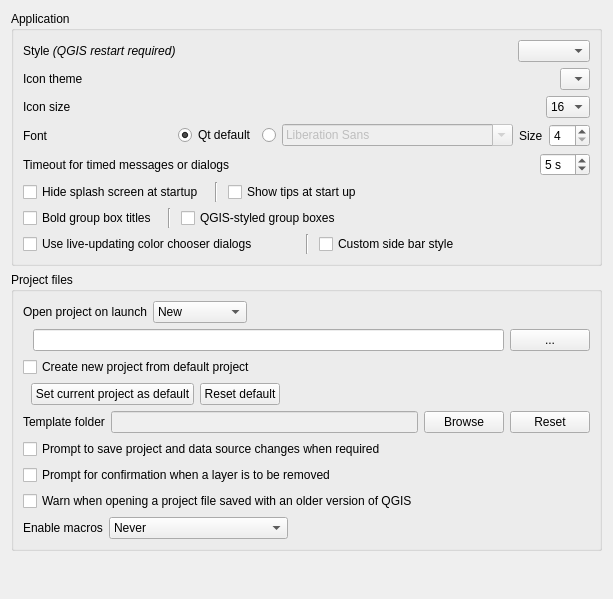
             <widget class="QWidget" name="mOptionsScrollAreaContents_01">
              <property name="geometry">
               <rect>
                <x>0</x>
                <y>0</y>
                <width>613</width>
                <height>599</height>
               </rect>
              </property>
              <layout class="QVBoxLayout" name="verticalLayout_28">
               <item>
                <widget class="QgsCollapsibleGroupBox" name="groupBox">
                 <property name="title">
                  <string>Application</string>
                 </property>
                 <layout class="QVBoxLayout" name="verticalLayout_2">
                  <item>
                   <layout class="QHBoxLayout" name="horizontalLayout_9">
                    <property name="topMargin">
                     <number>0</number>
                    </property>
                    <item>
                     <widget class="QLabel" name="label_18">
                      <property name="text">
                       <string>Style &lt;i&gt;(QGIS restart required)&lt;/i&gt;</string>
                      </property>
                     </widget>
                    </item>
                    <item>
                     <spacer name="horizontalSpacer_7">
                      <property name="orientation">
                       <enum>Qt::Horizontal</enum>
                      </property>
                      <property name="sizeHint" stdset="0">
                       <size>
                        <width>40</width>
                        <height>20</height>
                       </size>
                      </property>
                     </spacer>
                    </item>
                    <item>
                     <widget class="QComboBox" name="cmbStyle"/>
                    </item>
                   </layout>
                  </item>
                  <item>
                   <layout class="QHBoxLayout" name="horizontalLayout_3">
                    <item>
                     <widget class="QLabel" name="textLabel1_4">
                      <property name="sizePolicy">
                       <sizepolicy hsizetype="Fixed" vsizetype="Fixed">
                        <horstretch>0</horstretch>
                        <verstretch>0</verstretch>
                       </sizepolicy>
                      </property>
                      <property name="text">
                       <string>Icon theme</string>
                      </property>
                     </widget>
                    </item>
                    <item>
                     <spacer name="horizontalSpacer_2">
                      <property name="orientation">
                       <enum>Qt::Horizontal</enum>
                      </property>
                      <property name="sizeHint" stdset="0">
                       <size>
                        <width>40</width>
                        <height>20</height>
                       </size>
                      </property>
                     </spacer>
                    </item>
                    <item>
                     <widget class="QComboBox" name="cmbTheme">
                      <property name="duplicatesEnabled">
                       <bool>false</bool>
                      </property>
                      <item>
                       <property name="text">
                        <string/>
                       </property>
                      </item>
                     </widget>
                    </item>
                   </layout>
                  </item>
                  <item>
                   <layout class="QHBoxLayout" name="horizontalLayout_7">
                    <item>
                     <widget class="QLabel" name="textLabel1_5">
                      <property name="sizePolicy">
                       <sizepolicy hsizetype="Fixed" vsizetype="Fixed">
                        <horstretch>0</horstretch>
                        <verstretch>0</verstretch>
                       </sizepolicy>
                      </property>
                      <property name="text">
                       <string>Icon size</string>
                      </property>
                     </widget>
                    </item>
                    <item>
                     <spacer name="horizontalSpacer_5">
                      <property name="orientation">
                       <enum>Qt::Horizontal</enum>
                      </property>
                      <property name="sizeHint" stdset="0">
                       <size>
                        <width>40</width>
                        <height>20</height>
                       </size>
                      </property>
                     </spacer>
                    </item>
                    <item>
                     <widget class="QComboBox" name="cmbIconSize">
                      <property name="duplicatesEnabled">
                       <bool>false</bool>
                      </property>
                      <item>
                       <property name="text">
                        <string>16</string>
                       </property>
                      </item>
                      <item>
                       <property name="text">
                        <string>24</string>
                       </property>
                      </item>
                      <item>
                       <property name="text">
                        <string>32</string>
                       </property>
                      </item>
                      <item>
                       <property name="text">
                        <string>48</string>
                       </property>
                      </item>
                      <item>
                       <property name="text">
                        <string>64</string>
                       </property>
                      </item>
                     </widget>
                    </item>
                   </layout>
                  </item>
                  <item>
                   <layout class="QHBoxLayout" name="horizontalLayout_27">
                    <item>
                     <widget class="QLabel" name="label_43">
                      <property name="text">
                       <string>Font</string>
                      </property>
                     </widget>
                    </item>
                    <item>
                     <widget class="QRadioButton" name="mFontFamilyRadioQt">
                      <property name="sizePolicy">
                       <sizepolicy hsizetype="Maximum" vsizetype="Fixed">
                        <horstretch>0</horstretch>
                        <verstretch>0</verstretch>
                       </sizepolicy>
                      </property>
                      <property name="text">
                       <string>Qt default</string>
                      </property>
                      <property name="checked">
                       <bool>true</bool>
                      </property>
                     </widget>
                    </item>
                    <item>
                     <widget class="QRadioButton" name="mFontFamilyRadioCustom">
                      <property name="sizePolicy">
                       <sizepolicy hsizetype="Maximum" vsizetype="Fixed">
                        <horstretch>0</horstretch>
                        <verstretch>0</verstretch>
                       </sizepolicy>
                      </property>
                      <property name="text">
                       <string/>
                      </property>
                     </widget>
                    </item>
                    <item>
                     <widget class="QFontComboBox" name="mFontFamilyComboBox">
                      <property name="enabled">
                       <bool>false</bool>
                      </property>
                     </widget>
                    </item>
                    <item>
                     <widget class="QLabel" name="label_20">
                      <property name="sizePolicy">
                       <sizepolicy hsizetype="Maximum" vsizetype="Preferred">
                        <horstretch>0</horstretch>
                        <verstretch>0</verstretch>
                       </sizepolicy>
                      </property>
                      <property name="text">
                       <string>Size</string>
                      </property>
                     </widget>
                    </item>
                    <item>
                     <widget class="QSpinBox" name="spinFontSize">
                      <property name="sizePolicy">
                       <sizepolicy hsizetype="Maximum" vsizetype="Fixed">
                        <horstretch>0</horstretch>
                        <verstretch>0</verstretch>
                       </sizepolicy>
                      </property>
                      <property name="minimum">
                       <number>4</number>
                      </property>
                     </widget>
                    </item>
                   </layout>
                  </item>
                  <item>
                   <layout class="QHBoxLayout" name="horizontalLayout_28">
                    <item>
                     <widget class="QLabel" name="mMessageTimeoutLabel">
                      <property name="sizePolicy">
                       <sizepolicy hsizetype="Maximum" vsizetype="Preferred">
                        <horstretch>0</horstretch>
                        <verstretch>0</verstretch>
                       </sizepolicy>
                      </property>
                      <property name="text">
                       <string>Timeout for timed messages or dialogs</string>
                      </property>
                     </widget>
                    </item>
                    <item>
                     <spacer name="horizontalSpacer_13">
                      <property name="orientation">
                       <enum>Qt::Horizontal</enum>
                      </property>
                      <property name="sizeHint" stdset="0">
                       <size>
                        <width>40</width>
                        <height>20</height>
                       </size>
                      </property>
                     </spacer>
                    </item>
                    <item>
                     <widget class="QSpinBox" name="mMessageTimeoutSpnBx">
                      <property name="suffix">
                       <string> s</string>
                      </property>
                      <property name="minimum">
                       <number>2</number>
                      </property>
                      <property name="maximum">
                       <number>20</number>
                      </property>
                      <property name="value">
                       <number>5</number>
                      </property>
                     </widget>
                    </item>
                   </layout>
                  </item>
                  <item>
                   <layout class="QHBoxLayout" name="horizontalLayout_29">
                    <item>
                     <widget class="QCheckBox" name="cbxHideSplash">
                      <property name="sizePolicy">
                       <sizepolicy hsizetype="Maximum" vsizetype="Fixed">
                        <horstretch>0</horstretch>
                        <verstretch>0</verstretch>
                       </sizepolicy>
                      </property>
                      <property name="text">
                       <string>Hide splash screen at startup</string>
                      </property>
                     </widget>
                    </item>
                    <item>
                     <widget class="Line" name="line_3">
                      <property name="minimumSize">
                       <size>
                        <width>12</width>
                        <height>0</height>
                       </size>
                      </property>
                      <property name="orientation">
                       <enum>Qt::Vertical</enum>
                      </property>
                     </widget>
                    </item>
                    <item>
                     <widget class="QCheckBox" name="cbxShowTips">
                      <property name="text">
                       <string>Show tips at start up</string>
                      </property>
                     </widget>
                    </item>
                   </layout>
                  </item>
                  <item>
                   <layout class="QHBoxLayout" name="horizontalLayout_30">
                    <item>
                     <widget class="QCheckBox" name="mBoldGroupBoxTitleChkBx">
                      <property name="sizePolicy">
                       <sizepolicy hsizetype="Maximum" vsizetype="Fixed">
                        <horstretch>0</horstretch>
                        <verstretch>0</verstretch>
                       </sizepolicy>
                      </property>
                      <property name="text">
                       <string>Bold group box titles</string>
                      </property>
                     </widget>
                    </item>
                    <item>
                     <widget class="Line" name="line_2">
                      <property name="minimumSize">
                       <size>
                        <width>12</width>
                        <height>0</height>
                       </size>
                      </property>
                      <property name="orientation">
                       <enum>Qt::Vertical</enum>
                      </property>
                     </widget>
                    </item>
                    <item>
                     <widget class="QCheckBox" name="mCustomGroupBoxChkBx">
                      <property name="text">
                       <string>QGIS-styled group boxes</string>
                      </property>
                     </widget>
                    </item>
                   </layout>
                  </item>
                  <item>
                   <layout class="QHBoxLayout" name="horizontalLayout_31">
                    <item>
                     <widget class="QCheckBox" name="mLiveColorDialogsChkBx">
                      <property name="text">
                       <string>Use live-updating color chooser dialogs</string>
                      </property>
                     </widget>
                    </item>
                    <item>
                     <widget class="Line" name="line_5">
                      <property name="minimumSize">
                       <size>
                        <width>12</width>
                        <height>0</height>
                       </size>
                      </property>
                      <property name="orientation">
                       <enum>Qt::Vertical</enum>
                      </property>
                     </widget>
                    </item>
                    <item>
                     <widget class="QCheckBox" name="mCustomSideBarSide">
                      <property name="text">
                       <string>Custom side bar style</string>
                      </property>
                     </widget>
                    </item>
                   </layout>
                  </item>
                 </layout>
                </widget>
               </item>
               <item>
                <widget class="QgsCollapsibleGroupBox" name="groupBox_11">
                 <property name="title">
                  <string>Project files</string>
                 </property>
                 <layout class="QVBoxLayout">
                  <item>
                   <layout class="QGridLayout" name="gridLayout_4">
                    <item row="0" column="2" colspan="2">
                     <widget class="QComboBox" name="mProjectOnLaunchCmbBx">
                      <property name="sizePolicy">
                       <sizepolicy hsizetype="Maximum" vsizetype="Fixed">
                        <horstretch>0</horstretch>
                        <verstretch>0</verstretch>
                       </sizepolicy>
                      </property>
                      <item>
                       <property name="text">
                        <string>New</string>
                       </property>
                      </item>
                      <item>
                       <property name="text">
                        <string>Most recent</string>
                       </property>
                      </item>
                      <item>
                       <property name="text">
                        <string>Specific</string>
                       </property>
                      </item>
                     </widget>
                    </item>
                    <item row="1" column="5">
                     <widget class="QPushButton" name="mProjectOnLaunchPushBtn">
                      <property name="sizePolicy">
                       <sizepolicy hsizetype="Maximum" vsizetype="Fixed">
                        <horstretch>0</horstretch>
                        <verstretch>0</verstretch>
                       </sizepolicy>
                      </property>
                      <property name="text">
                       <string>...</string>
                      </property>
                     </widget>
                    </item>
                    <item row="1" column="0">
                     <spacer name="horizontalSpacer_35">
                      <property name="orientation">
                       <enum>Qt::Horizontal</enum>
                      </property>
                      <property name="sizeType">
                       <enum>QSizePolicy::Fixed</enum>
                      </property>
                      <property name="sizeHint" stdset="0">
                       <size>
                        <width>4</width>
                        <height>20</height>
                       </size>
                      </property>
                     </spacer>
                    </item>
                    <item row="0" column="4">
                     <spacer name="horizontalSpacer_36">
                      <property name="orientation">
                       <enum>Qt::Horizontal</enum>
                      </property>
                      <property name="sizeHint" stdset="0">
                       <size>
                        <width>40</width>
                        <height>20</height>
                       </size>
                      </property>
                     </spacer>
                    </item>
                    <item row="1" column="1" colspan="4">
                     <widget class="QLineEdit" name="mProjectOnLaunchLineEdit">
                      <property name="sizePolicy">
                       <sizepolicy hsizetype="Expanding" vsizetype="Fixed">
                        <horstretch>0</horstretch>
                        <verstretch>0</verstretch>
                       </sizepolicy>
                      </property>
                     </widget>
                    </item>
                    <item row="0" column="0" colspan="2">
                     <widget class="QLabel" name="label_54">
                      <property name="sizePolicy">
                       <sizepolicy hsizetype="Maximum" vsizetype="Preferred">
                        <horstretch>0</horstretch>
                        <verstretch>0</verstretch>
                       </sizepolicy>
                      </property>
                      <property name="text">
                       <string>Open project on launch</string>
                      </property>
                     </widget>
                    </item>
                   </layout>
                  </item>
                  <item>
                   <widget class="QCheckBox" name="cbxProjectDefaultNew">
                    <property name="text">
                     <string>Create new project from default project</string>
                    </property>
                   </widget>
                  </item>
                  <item>
                   <layout class="QHBoxLayout" name="horizontalLayout_16">
                    <item>
                     <spacer name="horizontalSpacer_22">
                      <property name="orientation">
                       <enum>Qt::Horizontal</enum>
                      </property>
                      <property name="sizeType">
                       <enum>QSizePolicy::Fixed</enum>
                      </property>
                      <property name="sizeHint" stdset="0">
                       <size>
                        <width>8</width>
                        <height>20</height>
                       </size>
                      </property>
                     </spacer>
                    </item>
                    <item>
                     <widget class="QPushButton" name="pbnProjectDefaultSetCurrent">
                      <property name="text">
                       <string>Set current project as default</string>
                      </property>
                     </widget>
                    </item>
                    <item>
                     <widget class="QPushButton" name="pbnProjectDefaultReset">
                      <property name="text">
                       <string>Reset default</string>
                      </property>
                     </widget>
                    </item>
                    <item>
                     <spacer name="horizontalSpacer_9">
                      <property name="orientation">
                       <enum>Qt::Horizontal</enum>
                      </property>
                      <property name="sizeHint" stdset="0">
                       <size>
                        <width>40</width>
                        <height>20</height>
                       </size>
                      </property>
                     </spacer>
                    </item>
                   </layout>
                  </item>
                  <item>
                   <layout class="QHBoxLayout" name="horizontalLayout_15">
                    <item>
                     <widget class="QLabel" name="label_31">
                      <property name="text">
                       <string>Template folder</string>
                      </property>
                     </widget>
                    </item>
                    <item>
                     <widget class="QLineEdit" name="leTemplateFolder">
                      <property name="enabled">
                       <bool>false</bool>
                      </property>
                     </widget>
                    </item>
                    <item>
                     <widget class="QPushButton" name="pbnTemplateFolderBrowse">
                      <property name="text">
                       <string>Browse</string>
                      </property>
                     </widget>
                    </item>
                    <item>
                     <widget class="QPushButton" name="pbnTemplateFolderReset">
                      <property name="text">
                       <string>Reset</string>
                      </property>
                     </widget>
                    </item>
                   </layout>
                  </item>
                  <item>
                   <widget class="QCheckBox" name="chbAskToSaveProjectChanges">
                    <property name="text">
                     <string>Prompt to save project and data source changes when required</string>
                    </property>
                   </widget>
                  </item>
                  <item>
                   <widget class="QCheckBox" name="mLayerDeleteConfirmationChkBx">
                    <property name="text">
                     <string>Prompt for confirmation when a layer is to be removed</string>
                    </property>
                   </widget>
                  </item>
                  <item>
                   <widget class="QCheckBox" name="chbWarnOldProjectVersion">
                    <property name="text">
                     <string>Warn when opening a project file saved with an older version of QGIS</string>
                    </property>
                   </widget>
                  </item>
                  <item>
                   <layout class="QHBoxLayout" name="horizontalLayout_21">
                    <item>
                     <widget class="QLabel" name="label_33">
                      <property name="text">
                       <string>Enable macros</string>
                      </property>
                     </widget>
                    </item>
                    <item>
                     <widget class="QComboBox" name="cmbEnableMacros">
                      <property name="currentIndex">
                       <number>0</number>
                      </property>
                      <property name="sizeAdjustPolicy">
                       <enum>QComboBox::AdjustToContents</enum>
                      </property>
                      <item>
                       <property name="text">
                        <string>Never</string>
                       </property>
                      </item>
                      <item>
                       <property name="text">
                        <string>Ask</string>
                       </property>
                      </item>
                      <item>
                       <property name="text">
                        <string>For this session only</string>
                       </property>
                      </item>
                      <item>
                       <property name="text">
                        <string>Always (not recommended)</string>
                       </property>
                      </item>
                     </widget>
                    </item>
                    <item>
                     <spacer name="horizontalSpacer_17">
                      <property name="orientation">
                       <enum>Qt::Horizontal</enum>
                      </property>
                      <property name="sizeHint" stdset="0">
                       <size>
                        <width>40</width>
                        <height>20</height>
                       </size>
                      </property>
                     </spacer>
                    </item>
                   </layout>
                  </item>
                 </layout>
                </widget>
               </item>
               <item>
                <spacer name="verticalSpacer_5">
                 <property name="orientation">
                  <enum>Qt::Vertical</enum>
                 </property>
                 <property name="sizeHint" stdset="0">
                  <size>
                   <width>20</width>
                   <height>40</height>
                  </size>
                 </property>
                </spacer>
               </item>
              </layout>
             </widget>
